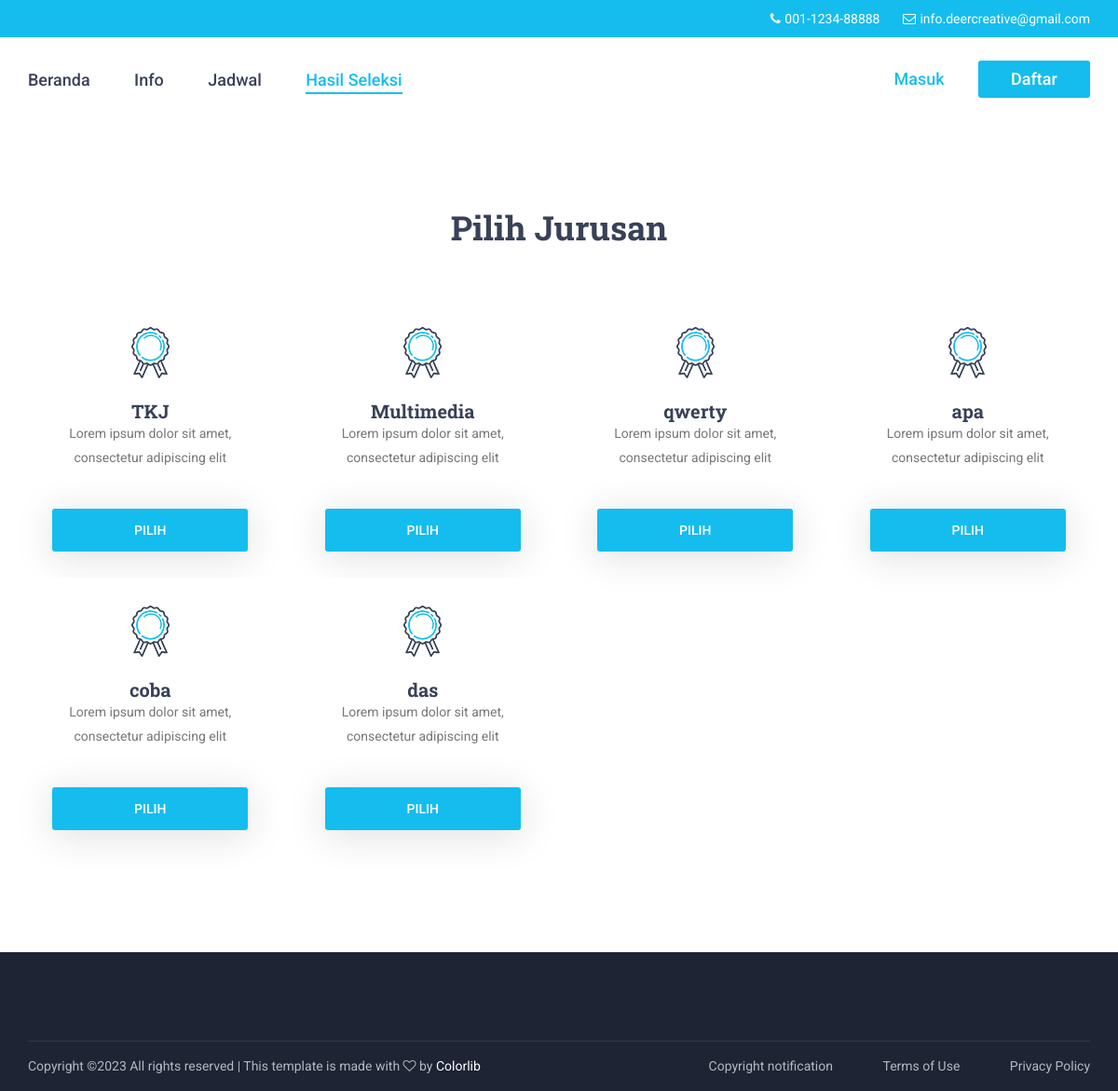
Screenshot of /hasil.php with the database file from the repository.
### tables this page shows
CREATE TABLE `jurusan` (
  `Id_Jurusan` int(11) NOT NULL,
  `Nama_Jurusan` varchar(50) NOT NULL,
  `Kuota` int(11) NOT NULL
);

### hasil.php (the view, shortened to what this page needs)
<?php
	include "lib/koneksi.php";
?>
<!DOCTYPE html>
<html lang="en">
<head>
<link rel="stylesheet" type="text/css" href="styles/bootstrap4/bootstrap.min.css">
<link href="plugins/font-awesome-4.7.0/css/font-awesome.min.css" rel="stylesheet" type="text/css">
<link rel="stylesheet" type="text/css" href="plugins/OwlCarousel2-2.2.1/owl.carousel.css">
<link rel="stylesheet" type="text/css" href="plugins/OwlCarousel2-2.2.1/owl.theme.default.css">
<link rel="stylesheet" type="text/css" href="plugins/OwlCarousel2-2.2.1/animate.css">
<link rel="stylesheet" type="text/css" href="styles/main_styles.css">
<link rel="stylesheet" type="text/css" href="styles/responsive.css">
</head>
<body>
<div class="super_container">
	<header class="header">
		<div class="top_bar">
			<div class="top_bar_container">
				<div class="container">
					<div class="row">
						<div class="col">
							<div class="top_bar_content d-flex flex-row align-items-center justify-content-start">
								<ul class="top_bar_contact_list ml-auto">
									<li>
										<i class="fa fa-phone" aria-hidden="true"></i>
										<div>001-1234-88888</div>
									</li>
									<li>
										<i class="fa fa-envelope-o" aria-hidden="true"></i>
										<div>info.deercreative@gmail.com</div>
									</li>
								</ul>
							</div>
						</div>
					</div>
				</div>
			</div>
		</div>
		<div class="header_container">
			<div class="container">
				<div class="row">
					<div class="col">
						<div class="header_content d-flex flex-row align-items-center justify-content-start">
							<nav class="main_nav_contaner">
								<ul class="main_nav">
									<li><a href="index.php">Beranda</a></li>
									<li><a href="info.php">Info</a></li>
									<li><a href="jadwal.php">Jadwal</a></li>
									<li class="active"><a href="hasil.php">Hasil Seleksi</a></li>
								</ul>
							</nav>
							<nav class="ml-auto">
								<ul class="secondary_nav">
									<li class="login_button"><a href="login/">Masuk</a></li>
									<li class="signup_button"><a href="daftar/">Daftar</a></li>
								</ul>
							</nav>
						</div>
					</div>
				</div>
			</div>
		</div>
	</header>
	<div class="features">
		<div class="container">
			<center><h2>Pilih Jurusan</h2></center>
			<div class="row features_row">
				<?php
					$tampiljurusan = mysqli_query($mysqli,"SELECT * from jurusan");
					while($jurusan = mysqli_fetch_array($tampiljurusan))
                    {
				?>
				<div class="col-lg-3 feature_col">
					<div class="feature text-center trans_400">
						<div class="feature_icon"><img src="images/icon_4.png" alt=""></div>
						<h3 class="feature_title"><?php echo $jurusan['Nama_Jurusan']; ?></h3>
						<div class="feature_text"><p>Lorem ipsum dolor sit amet, consectetur adipiscing elit</p></div>
						<div class="courses_button trans_200"><a href="detail_seleksi.php?id_jurusan=<?php echo $jurusan['Id_Jurusan']; ?>">Pilih</a></div>
					</div>
				</div>
				<?php
					}
				?>
			</div>
		</div>
	</div>
	<footer class="footer">
		<div class="container">
			<div class="row footer_row">
				<div class="col">
				</div>
			</div>
			<div class="row copyright_row">
				<div class="col">
					<div class="copyright d-flex flex-lg-row flex-column align-items-center justify-content-start">
						<div class="cr_text">
Copyright &copy;<script>document.write(new Date().getFullYear());</script> All rights reserved | This template is made with <i class="fa fa-heart-o" aria-hidden="true"></i> by <a href="https://colorlib.com" target="_blank">Colorlib</a>
</div>
						<div class="ml-lg-auto cr_links">
							<ul class="cr_list">
								<li><a href="#">Copyright notification</a></li>
								<li><a href="#">Terms of Use</a></li>
								<li><a href="#">Privacy Policy</a></li>
							</ul>
						</div>
					</div>
				</div>
			</div>
		</div>
	</footer>
</div>
</body>
</html>

### rows the page displays
jurusan: Nama_Jurusan "TKJ"
jurusan: Nama_Jurusan "Multimedia"
jurusan: Nama_Jurusan "qwerty"
jurusan: Nama_Jurusan "apa"
jurusan: Nama_Jurusan "coba"
jurusan: Nama_Jurusan "das"
